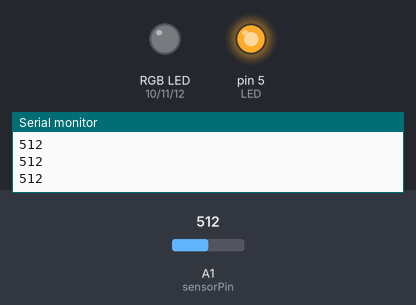
A sketch run on a simulated Arduino Uno, built with avr-gcc and run on an emulated ATmega328P. Parts: an RGB LED mixed from three pins (HIGH = lit), output pins drawn as LEDs (lit = HIGH), the last lines printed to the serial monitor. The inputs (shaded band) are chosen by the test bench; at power-on: A1 (sensorPin) = 512.

Above: at 1.2 s.
1.3 s: A1 (sensorPin) set to 318
2.8 s: A1 (sensorPin) set to 288
At 3.4 s:
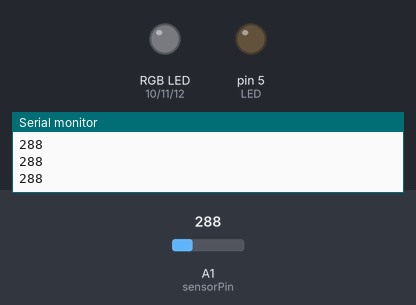
4.3 s: A1 (sensorPin) set to 306
At 5.5 s:
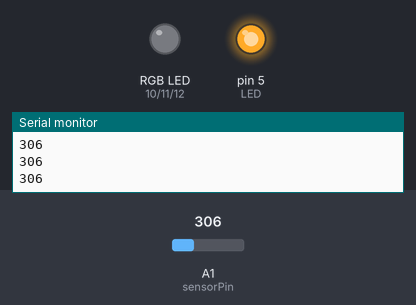
5.8 s: A1 (sensorPin) set to 290
At 6.7 s:
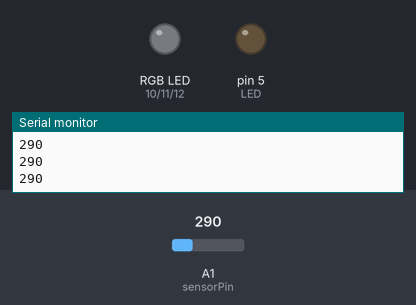
Timing chart, 0 to 8.3 s (numbered marks = the images above; inputs shaded):
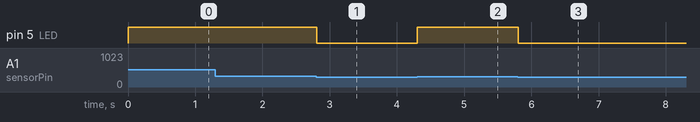

Measured:
- the behaviour switches between 300 and 299 on A1 (sensorPin) (found by bisection; images 0 and 1)
- after the input at 2.8 s, pin 5 (LED): HIGH → LOW at once
- after the input at 4.3 s, pin 5 (LED): LOW → HIGH at once
- after the input at 5.8 s, pin 5 (LED): HIGH → LOW at once

The sketch:

ambient_light_sensor.ino
```cpp
// Project 9– Light the lamp

int LED = 5;
int val = 0; //define the voltage value of photo diode in digital pin 0
int sensorPin = A1;

// rgb light
int rgbRed = 10;
int rgbGreen = 11;
int rgbBlue = 12;

void setup(){
  setColorRgb(0,0,0);

  pinMode(LED,OUTPUT);

  Serial.begin(9600); //Configure baud rate 9600
}

void loop(){
  val = analogRead(sensorPin); // Read voltage value ranging from 0 -1023
  Serial.println(val); // read voltage value from serial monitor

  if (val < 300){ // If lower than 1000, turn off LED
    digitalWrite(LED,LOW);
    //setColorRgb(200, 200, 10);
  } else{ // Otherwise turn on LED
    digitalWrite(LED,HIGH);
    //setColorRgb(20, 20, 200);
  }
  delay(10); // delay for 10ms
}

void setColorRgb(unsigned int red, unsigned int green, unsigned int blue) {
  analogWrite(rgbRed, red);
  analogWrite(rgbGreen, green);
  analogWrite(rgbBlue, blue);
}
```
